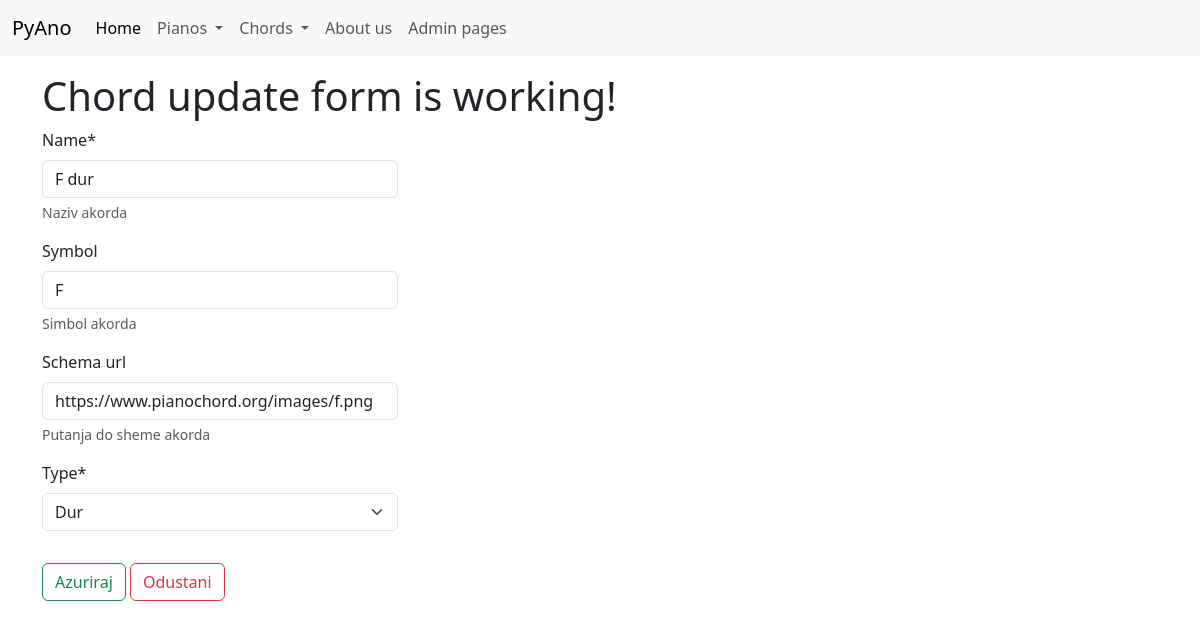
The app's page /chords//update/3 with its own data.
### chords/models/chords.py (models this page shows, shortened)
class Chord(models.Model):
    name = models.CharField(
        max_length=15,
        null=False,
        blank=False,
        help_text='Naziv akorda'
    )
    symbol = models.CharField(
        max_length=15,
        null=True,
        blank=True,
        help_text='Simbol akorda'
    )
    schema_url = models.CharField(
        max_length=750,
        null=True,
        blank=True,
        help_text='Putanja do sheme akorda'
    )
    type = models.ForeignKey(
        ChordType,
        null=False,
        default=0,
        on_delete=models.SET_DEFAULT
    )

### chords/models/chords_type.py (models this page shows)
class ChordType(models.Model):
    name = models.CharField(
        max_length=150,
        null=False,
        blank=False,
        help_text='Tip akorda'
    )
    def __str__(self):
        return f'{self.name}'

### chords/views.py (the view)
# urls.py: path('/update/<int:pk>', views.ChordUpdateView.as_view(), name='chords_update'),
class ChordUpdateView(UpdateView):
    model = Chord
    fields = '__all__'
    template_name_suffix = '_update_form'
    success_url = reverse_lazy('chords:chords_list')

### templates/chords/chord_update_form.html (shortened to what this page needs)
{% extends "base/base.html" %}
{% load crispy_forms_tags %}
{% block page_content %}
<h1>Chord update form is working!</h1>
<div class="row">
    <div class="col-4">
        <form method="post">
            {{ form | crispy }}
            <input type="submit" value="Azuriraj" class="mt-3 btn btn-outline-success" />
            <a class="mt-3 btn btn-outline-danger" href="{% url 'chords:chords_list' %}">Odustani</a>
        </form>
    </div>
</div>
{% endblock page_content %}

### records on screen
Chord: name "F dur", symbol "F", schema_url "https://www.pianochord.org/images/f.png", type "Dur"
